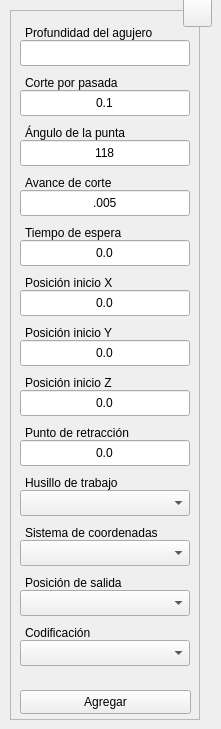
  <widget class="QWidget" name="centralwidget">
   <widget class="QFrame" name="frame">
    <property name="geometry">
     <rect>
      <x>10</x>
      <y>10</y>
      <width>190</width>
      <height>710</height>
     </rect>
    </property>
    <property name="sizePolicy">
     <sizepolicy hsizetype="Fixed" vsizetype="Fixed">
      <horstretch>0</horstretch>
      <verstretch>0</verstretch>
     </sizepolicy>
    </property>
    <property name="minimumSize">
     <size>
      <width>190</width>
      <height>710</height>
     </size>
    </property>
    <property name="maximumSize">
     <size>
      <width>190</width>
      <height>710</height>
     </size>
    </property>
    <property name="frameShape">
     <enum>QFrame::StyledPanel</enum>
    </property>
    <property name="frameShadow">
     <enum>QFrame::Raised</enum>
    </property>
    <widget class="QLineEdit" name="tbx_dpt">
     <property name="geometry">
      <rect>
       <x>10</x>
       <y>30</y>
       <width>170</width>
       <height>26</height>
      </rect>
     </property>
     <property name="minimumSize">
      <size>
       <width>170</width>
       <height>0</height>
      </size>
     </property>
     <property name="maximumSize">
      <size>
       <width>170</width>
       <height>16777215</height>
      </size>
     </property>
     <property name="toolTip">
      <string>Digite la profundidad del agujero</string>
     </property>
     <property name="statusTip">
      <string/>
     </property>
     <property name="alignment">
      <set>Qt::AlignCenter</set>
     </property>
     <property name="placeholderText">
      <string/>
     </property>
    </widget>
    <widget class="QLabel" name="lbl_dpt">
     <property name="enabled">
      <bool>true</bool>
     </property>
     <property name="geometry">
      <rect>
       <x>15</x>
       <y>10</y>
       <width>138</width>
       <height>26</height>
      </rect>
     </property>
     <property name="text">
      <string>Profundidad del agujero</string>
     </property>
     <property name="buddy">
      <cstring>lbl_dpt</cstring>
     </property>
    </widget>
    <widget class="QLineEdit" name="tbx_cut">
     <property name="geometry">
      <rect>
       <x>10</x>
       <y>80</y>
       <width>170</width>
       <height>26</height>
      </rect>
     </property>
     <property name="minimumSize">
      <size>
       <width>170</width>
       <height>0</height>
      </size>
     </property>
     <property name="maximumSize">
      <size>
       <width>170</width>
       <height>16777215</height>
      </size>
     </property>
     <property name="toolTip">
      <string>Digite la profundidad de corte por pasada</string>
     </property>
     <property name="statusTip">
      <string/>
     </property>
     <property name="text">
      <string>0.1</string>
     </property>
     <property name="alignment">
      <set>Qt::AlignCenter</set>
     </property>
     <property name="placeholderText">
      <string/>
     </property>
    </widget>
    <widget class="QLabel" name="lbl_cut">
     <property name="enabled">
      <bool>true</bool>
     </property>
     <property name="geometry">
      <rect>
       <x>15</x>
       <y>60</y>
       <width>101</width>
       <height>26</height>
      </rect>
     </property>
     <property name="text">
      <string>Corte por pasada</string>
     </property>
    </widget>
    <widget class="QPushButton" name="btn_save">
     <property name="geometry">
      <rect>
       <x>10</x>
       <y>680</y>
       <width>171</width>
       <height>24</height>
      </rect>
     </property>
     <property name="sizePolicy">
      <sizepolicy hsizetype="Expanding" vsizetype="Expanding">
       <horstretch>0</horstretch>
       <verstretch>0</verstretch>
      </sizepolicy>
     </property>
     <property name="minimumSize">
      <size>
       <width>88</width>
       <height>0</height>
      </size>
     </property>
     <property name="toolTip">
      <string>Agregar los datos al programa CNC</string>
     </property>
     <property name="statusTip">
      <string/>
     </property>
     <property name="text">
      <string>Agregar</string>
     </property>
     <property name="shortcut">
      <string>Ctrl+S</string>
     </property>
     <property name="autoDefault">
      <bool>true</bool>
     </property>
    </widget>
    <widget class="QLabel" name="lbl_fed">
     <property name="enabled">
      <bool>true</bool>
     </property>
     <property name="geometry">
      <rect>
       <x>15</x>
       <y>160</y>
       <width>96</width>
       <height>26</height>
      </rect>
     </property>
     <property name="text">
      <string>Avance de corte</string>
     </property>
     <property name="buddy">
      <cstring>lbl_fed</cstring>
     </property>
    </widget>
    <widget class="QLineEdit" name="tbx_fed">
     <property name="geometry">
      <rect>
       <x>10</x>
       <y>180</y>
       <width>170</width>
       <height>26</height>
      </rect>
     </property>
     <property name="minimumSize">
      <size>
       <width>170</width>
       <height>0</height>
      </size>
     </property>
     <property name="maximumSize">
      <size>
       <width>170</width>
       <height>16777215</height>
      </size>
     </property>
     <property name="toolTip">
      <string>Digite la velocidad de avance de corte</string>
     </property>
     <property name="statusTip">
      <string/>
     </property>
     <property name="text">
      <string>.005</string>
     </property>
     <property name="alignment">
      <set>Qt::AlignCenter</set>
     </property>
     <property name="placeholderText">
      <string/>
     </property>
    </widget>
    <widget class="QComboBox" name="cbx_sde">
     <property name="geometry">
      <rect>
       <x>10</x>
       <y>480</y>
       <width>170</width>
       <height>26</height>
      </rect>
     </property>
     <property name="minimumSize">
      <size>
       <width>170</width>
       <height>26</height>
      </size>
     </property>
     <property name="maximumSize">
      <size>
       <width>170</width>
       <height>16777215</height>
      </size>
     </property>
     <property name="toolTip">
      <string>Seleccione el husillo de trabajo a utilizar</string>
     </property>
    </widget>
    <widget class="QLabel" name="lbl_sde">
     <property name="enabled">
      <bool>true</bool>
     </property>
     <property name="geometry">
      <rect>
       <x>15</x>
       <y>460</y>
       <width>104</width>
       <height>26</height>
      </rect>
     </property>
     <property name="text">
      <string>Husillo de trabajo</string>
     </property>
    </widget>
    <widget class="QLineEdit" name="tbx_xin">
     <property name="geometry">
      <rect>
       <x>10</x>
       <y>280</y>
       <width>170</width>
       <height>26</height>
      </rect>
     </property>
     <property name="minimumSize">
      <size>
       <width>170</width>
       <height>0</height>
      </size>
     </property>
     <property name="maximumSize">
      <size>
       <width>170</width>
       <height>16777215</height>
      </size>
     </property>
     <property name="toolTip">
      <string>Digite la posición de inicio en el eje X</string>
     </property>
     <property name="statusTip">
      <string/>
     </property>
     <property name="text">
      <string>0.0</string>
     </property>
     <property name="alignment">
      <set>Qt::AlignCenter</set>
     </property>
     <property name="placeholderText">
      <string/>
     </property>
    </widget>
    <widget class="QLabel" name="lbl_xin">
     <property name="enabled">
      <bool>true</bool>
     </property>
     <property name="geometry">
      <rect>
       <x>15</x>
       <y>260</y>
       <width>98</width>
       <height>26</height>
      </rect>
     </property>
     <property name="text">
      <string>Posición inicio X</string>
     </property>
    </widget>
    <widget class="QLabel" name="lbl_yin">
     <property name="enabled">
      <bool>true</bool>
     </property>
     <property name="geometry">
      <rect>
       <x>15</x>
       <y>310</y>
       <width>98</width>
       <height>26</height>
      </rect>
     </property>
     <property name="text">
      <string>Posición inicio Y</string>
     </property>
    </widget>
    <widget class="QLineEdit" name="tbx_yin">
     <property name="geometry">
      <rect>
       <x>10</x>
       <y>330</y>
       <width>170</width>
       <height>26</height>
      </rect>
     </property>
     <property name="minimumSize">
      <size>
       <width>170</width>
       <height>0</height>
      </size>
     </property>
     <property name="maximumSize">
      <size>
       <width>170</width>
       <height>16777215</height>
      </size>
     </property>
     <property name="toolTip">
      <string>Digite la posición de inicio en el eje Y</string>
     </property>
     <property name="statusTip">
      <string/>
     </property>
     <property name="text">
      <string>0.0</string>
     </property>
     <property name="alignment">
      <set>Qt::AlignCenter</set>
     </property>
     <property name="placeholderText">
      <string/>
     </property>
    </widget>
    <widget class="QLabel" name="lbl_zin">
     <property name="enabled">
      <bool>true</bool>
     </property>
     <property name="geometry">
      <rect>
       <x>15</x>
       <y>360</y>
       <width>98</width>
       <height>26</height>
      </rect>
     </property>
     <property name="text">
      <string>Posición inicio Z</string>
     </property>
    </widget>
    <widget class="QLineEdit" name="tbx_zin">
     <property name="geometry">
      <rect>
       <x>10</x>
       <y>380</y>
       <width>170</width>
       <height>26</height>
      </rect>
     </property>
     <property name="minimumSize">
      <size>
       <width>170</width>
       <height>0</height>
      </size>
     </property>
     <property name="maximumSize">
      <size>
       <width>170</width>
       <height>16777215</height>
      </size>
     </property>
     <property name="toolTip">
      <string>Digite la posición de inicio en el eje Z</string>
     </property>
     <property name="statusTip">
      <string/>
     </property>
     <property name="text">
      <string>0.0</string>
     </property>
     <property name="alignment">
      <set>Qt::AlignCenter</set>
     </property>
     <property name="placeholderText">
      <string/>
     </property>
    </widget>
    <widget class="QComboBox" name="cbx_sys">
     <property name="geometry">
      <rect>
       <x>10</x>
       <y>530</y>
       <width>170</width>
       <height>26</height>
      </rect>
     </property>
     <property name="minimumSize">
      <size>
       <width>170</width>
       <height>26</height>
      </size>
     </property>
     <property name="maximumSize">
      <size>
       <width>170</width>
       <height>16777215</height>
      </size>
     </property>
     <property name="toolTip">
      <string>Seleccione el sistema de coordenadas a utilizar</string>
     </property>
    </widget>
    <widget class="QLabel" name="lbl_sys">
     <property name="enabled">
      <bool>true</bool>
     </property>
     <property name="geometry">
      <rect>
       <x>15</x>
       <y>510</y>
       <width>139</width>
       <height>26</height>
      </rect>
     </property>
     <property name="text">
      <string>Sistema de coordenadas</string>
     </property>
     <property name="buddy">
      <cstring>lbl_mov</cstring>
     </property>
    </widget>
    <widget class="QLabel" name="lbl_znd">
     <property name="enabled">
      <bool>true</bool>
     </property>
     <property name="geometry">
      <rect>
       <x>15</x>
       <y>560</y>
       <width>105</width>
       <height>26</height>
      </rect>
     </property>
     <property name="text">
      <string>Posición de salida</string>
     </property>
     <property name="buddy">
      <cstring>lbl_mov</cstring>
     </property>
    </widget>
    <widget class="QComboBox" name="cbx_znd">
     <property name="geometry">
      <rect>
       <x>10</x>
       <y>580</y>
       <width>170</width>
       <height>26</height>
      </rect>
     </property>
     <property name="minimumSize">
      <size>
       <width>170</width>
       <height>26</height>
      </size>
     </property>
     <property name="maximumSize">
      <size>
       <width>170</width>
       <height>16777215</height>
      </size>
     </property>
     <property name="toolTip">
      <string>Seleccione el punto de salida del perforado</string>
     </property>
    </widget>
    <widget class="QLineEdit" name="tbx_rtr">
     <property name="geometry">
      <rect>
       <x>10</x>
       <y>430</y>
       <width>170</width>
       <height>26</height>
      </rect>
     </property>
     <property name="minimumSize">
      <size>
       <width>170</width>
       <height>0</height>
      </size>
     </property>
     <property name="maximumSize">
      <size>
       <width>170</width>
       <height>16777215</height>
      </size>
     </property>
     <property name="toolTip">
      <string>Digite la distancia de retracción</string>
     </property>
     <property name="statusTip">
      <string/>
     </property>
     <property name="text">
      <string>0.0</string>
     </property>
     <property name="alignment">
      <set>Qt::AlignCenter</set>
     </property>
     <property name="placeholderText">
      <string/>
     </property>
    </widget>
    <widget class="QLabel" name="lbl_rtr">
     <property name="enabled">
      <bool>true</bool>
     </property>
     <property name="geometry">
      <rect>
       <x>15</x>
       <y>410</y>
       <width>115</width>
       <height>26</height>
      </rect>
     </property>
     <property name="text">
      <string>Punto de retracción</string>
     </property>
    </widget>
    <widget class="QComboBox" name="cbx_cyl">
     <property name="geometry">
      <rect>
       <x>10</x>
       <y>630</y>
       <width>170</width>
       <height>26</height>
      </rect>
     </property>
     <property name="minimumSize">
      <size>
       <width>170</width>
       <height>26</height>
      </size>
     </property>
     <property name="maximumSize">
      <size>
       <width>170</width>
       <height>16777215</height>
      </size>
     </property>
     <property name="toolTip">
      <string>Seleccione si requiere un ciclo de perforado o cortes individuales</string>
     </property>
    </widget>
    <widget class="QLabel" name="lbl_cyl">
     <property name="enabled">
      <bool>true</bool>
     </property>
     <property name="geometry">
      <rect>
       <x>15</x>
       <y>610</y>
       <width>78</width>
       <height>26</height>
      </rect>
     </property>
     <property name="text">
      <string>Codificación</string>
     </property>
     <property name="buddy">
      <cstring>lbl_mov</cstring>
     </property>
    </widget>
    <widget class="QLineEdit" name="tbx_ang">
     <property name="geometry">
      <rect>
       <x>10</x>
       <y>130</y>
       <width>170</width>
       <height>26</height>
      </rect>
     </property>
     <property name="minimumSize">
      <size>
       <width>170</width>
       <height>0</height>
      </size>
     </property>
     <property name="maximumSize">
      <size>
       <width>170</width>
       <height>16777215</height>
      </size>
     </property>
     <property name="toolTip">
      <string>Digite el ángulo de la punta de la broca</string>
     </property>
     <property name="statusTip">
      <string/>
     </property>
     <property name="text">
      <string>118</string>
     </property>
     <property name="alignment">
      <set>Qt::AlignCenter</set>
     </property>
     <property name="placeholderText">
      <string/>
     </property>
    </widget>
    <widget class="QLabel" name="lbl_ang">
     <property name="enabled">
      <bool>true</bool>
     </property>
     <property name="geometry">
      <rect>
       <x>15</x>
       <y>110</y>
       <width>111</width>
       <height>26</height>
      </rect>
     </property>
     <property name="text">
      <string>Ángulo de la punta</string>
     </property>
    </widget>
    <widget class="QLabel" name="lbl_dwl">
     <property name="enabled">
      <bool>true</bool>
     </property>
     <property name="geometry">
      <rect>
       <x>15</x>
       <y>210</y>
       <width>103</width>
       <height>26</height>
      </rect>
     </property>
     <property name="text">
      <string>Tiempo de espera</string>
     </property>
     <property name="buddy">
      <cstring>lbl_fed</cstring>
     </property>
    </widget>
    <widget class="QLineEdit" name="tbx_dwl">
     <property name="geometry">
      <rect>
       <x>10</x>
       <y>230</y>
       <width>170</width>
       <height>26</height>
      </rect>
     </property>
     <property name="minimumSize">
      <size>
       <width>170</width>
       <height>0</height>
      </size>
     </property>
     <property name="maximumSize">
      <size>
       <width>170</width>
       <height>16777215</height>
      </size>
     </property>
     <property name="toolTip">
      <string>Digite el tiempo de espera en segundos para pulir el fondo del agujero</string>
     </property>
     <property name="statusTip">
      <string/>
     </property>
     <property name="text">
      <string>0.0</string>
     </property>
     <property name="alignment">
      <set>Qt::AlignCenter</set>
     </property>
     <property name="placeholderText">
      <string/>
     </property>
    </widget>
    <zorder>tbx_dpt</zorder>
    <zorder>lbl_dpt</zorder>
    <zorder>tbx_cut</zorder>
    <zorder>lbl_cut</zorder>
    <zorder>btn_save</zorder>
    <zorder>tbx_fed</zorder>
    <zorder>lbl_fed</zorder>
    <zorder>cbx_sde</zorder>
    <zorder>lbl_sde</zorder>
    <zorder>tbx_xin</zorder>
    <zorder>lbl_xin</zorder>
    <zorder>tbx_yin</zorder>
    <zorder>tbx_zin</zorder>
    <zorder>lbl_zin</zorder>
    <zorder>lbl_yin</zorder>
    <zorder>cbx_sys</zorder>
    <zorder>lbl_sys</zorder>
    <zorder>cbx_znd</zorder>
    <zorder>tbx_rtr</zorder>
    <zorder>lbl_rtr</zorder>
    <zorder>lbl_znd</zorder>
    <zorder>cbx_cyl</zorder>
    <zorder>lbl_cyl</zorder>
    <zorder>tbx_ang</zorder>
    <zorder>lbl_ang</zorder>
    <zorder>tbx_dwl</zorder>
    <zorder>lbl_dwl</zorder>
   </widget>
   <widget class="QToolButton" name="btn_help">
    <property name="geometry">
     <rect>
      <x>183</x>
      <y>-2</y>
      <width>29</width>
      <height>29</height>
     </rect>
    </property>
    <property name="font">
     <font>
      <pointsize>20</pointsize>
      <bold>true</bold>
     </font>
    </property>
    <property name="text">
     <string/>
    </property>
    <property name="icon">
     <iconset resource="../../resources/resources.qrc">
      <normaloff>:/icons/question.png</normaloff>:/icons/question.png</iconset>
    </property>
    <property name="iconSize">
     <size>
      <width>20</width>
      <height>20</height>
     </size>
    </property>
    <property name="shortcut">
     <string>F1</string>
    </property>
   </widget>
  </widget>
